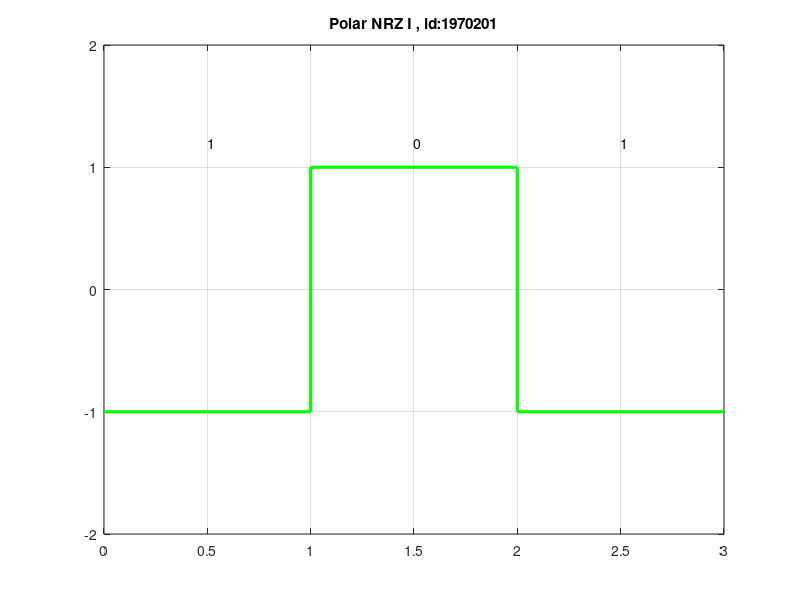

Here is the MATLAB script that generated this plot:
Id = input('Enter your id: ');%taking my id as input

bi = de2bi(Id) %id converted to binary

bi = fliplr(bi) %flipping the array value left to right

n = length(bi); %length of the binary value

x = [];
y = [];


for i=1:n
    
    x=[x i-1 i];
    
    if(bi(i)==1)
    
        y=[y -1 -1];
    
    else
        
        y=[y 1 1];
    
    end
end

plot(x,y,'g','LineWidth',2.25),axis([0,n,-2,2]);

xAxis = 0;

yAxis = 1.2;

bi = dec2bin(Id);

for i=1:n
    xAxis = i - 0.5;
    text(xAxis,yAxis,bi(i));
end

title('Polar NRZ I , id:1970201');

grid on;